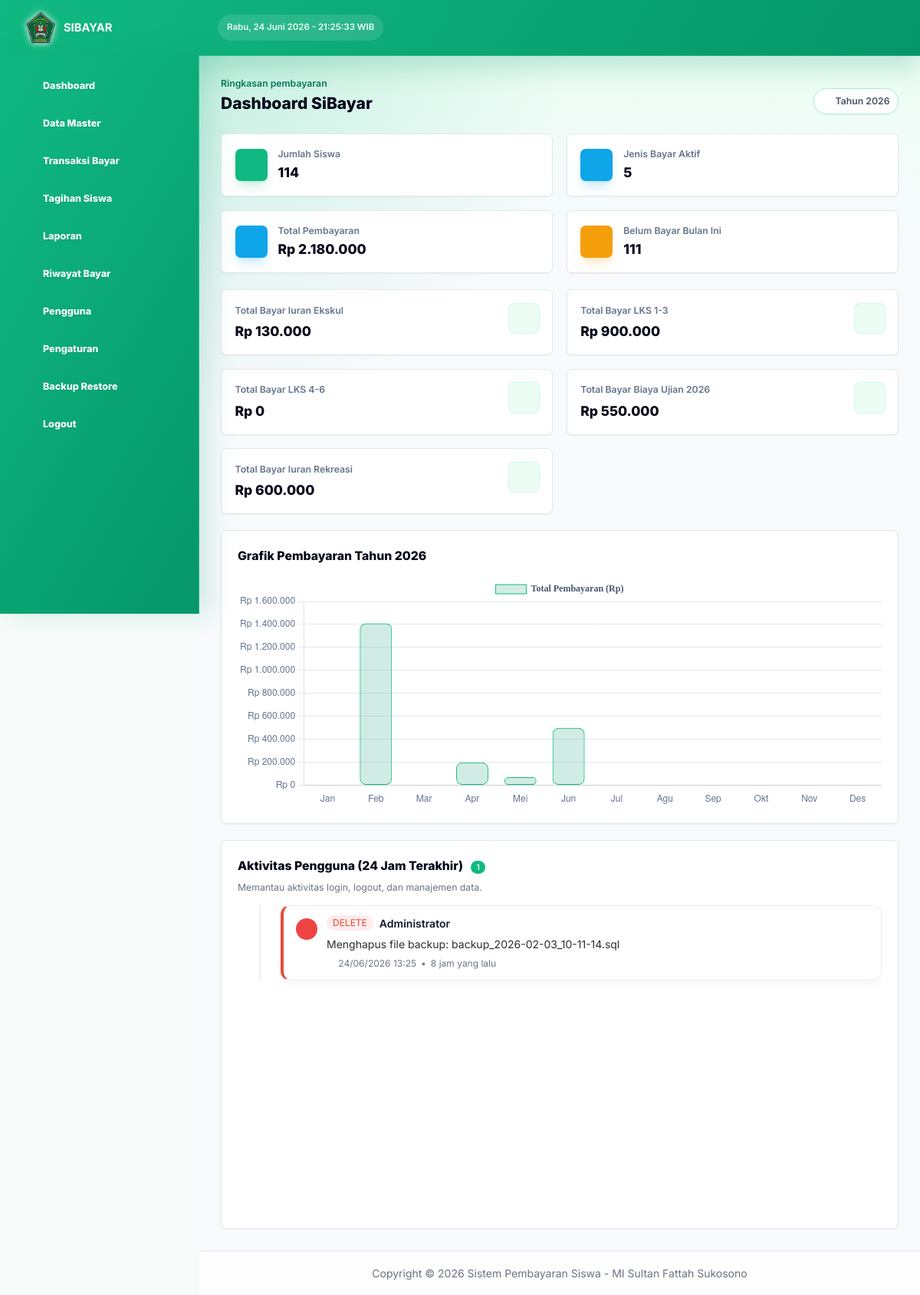
Screenshot of /index.php?v=1782311131 (signed in) with the database file from the repository.
### tables this page shows
CREATE TABLE `jenis_bayar` (
  `id_jenis_bayar` int NOT NULL AUTO_INCREMENT,
  `nama_pembayaran` varchar(50) NOT NULL,
  `nominal` int NOT NULL,
  `tipe_bayar` enum('Bulanan','Cicilan') NOT NULL DEFAULT 'Bulanan',
  `kali_cicilan` int DEFAULT '0',
  `tagihan_kelas` text,
  `status` enum('Aktif','Tidak Aktif') NOT NULL DEFAULT 'Aktif',
  PRIMARY KEY (`id_jenis_bayar`)
);

CREATE TABLE `log_aktivitas` (
  `id_log` int NOT NULL AUTO_INCREMENT,
  `id_pengguna` int DEFAULT NULL,
  `jenis_aktivitas` varchar(50) NOT NULL,
  `deskripsi` text NOT NULL,
  `created_at` datetime DEFAULT CURRENT_TIMESTAMP,
  PRIMARY KEY (`id_log`),
  KEY `id_pengguna` (`id_pengguna`),
  CONSTRAINT `log_aktivitas_ibfk_1` FOREIGN KEY (`id_pengguna`) REFERENCES `pengguna` (`id_pengguna`) ON DELETE SET NULL
);

CREATE TABLE `pengguna` (
  `id_pengguna` int NOT NULL AUTO_INCREMENT,
  `username` varchar(50) NOT NULL,
  `password` varchar(255) NOT NULL,
  `nama_lengkap` varchar(100) NOT NULL,
  `role` enum('admin','petugas') NOT NULL,
  `created_at` timestamp NULL DEFAULT CURRENT_TIMESTAMP,
  `foto` varchar(255) DEFAULT NULL,
  PRIMARY KEY (`id_pengguna`),
  UNIQUE KEY `username` (`username`)
);

### include/activity_helper.php (called while the page is built, shortened)
<?php
function time_ago($timestamp) {
    $time_ago = strtotime($timestamp);
    $current_time = time();
    $time_difference = $current_time - $time_ago;
    $seconds = $time_difference;
    $minutes      = round($seconds / 60);
    $hours        = round($seconds / 3600);
    $days         = round($seconds / 86400);
    $weeks        = round($seconds / 604800);
    $months       = round($seconds / 2629440);
    $years        = round($seconds / 31553280);
    if ($seconds <= 60) {
        return "Baru saja";
    } else if ($minutes <= 60) {
        if ($minutes == 1) {
            return "satu menit yang lalu";
        } else {
            return "$minutes menit yang lalu";
        }
    } else if ($hours <= 24) {
        if ($hours == 1) {
            return "satu jam yang lalu";
        } else {
            return "$hours jam yang lalu";
        }
    } else if ($days <= 7) {
        if ($days == 1) {
            return "kemarin";
        } else {
            return "$days hari yang lalu";
        }
    } else if ($weeks <= 4.3) {
        if ($weeks == 1) {
            return "satu minggu yang lalu";
        } else {
            return "$weeks minggu yang lalu";
        }
    } else if ($months <= 12) {
        if ($months == 1) {
            return "satu bulan yang lalu";
        } else {
            return "$months bulan yang lalu";
        }
    } else {
        if ($years == 1) {
            return "satu tahun yang lalu";
        } else {
            return "$years tahun yang lalu";
        }
    }
}
?>

### index.php (the view, shortened to what this page needs)
<?php
include 'template/header.php';
include 'template/sidebar.php';
if (!isset($_SESSION['last_log_cleanup']) || (time() - (int)$_SESSION['last_log_cleanup']) > 3600) {
    mysqli_query($koneksi, "DELETE FROM log_aktivitas WHERE created_at < NOW() - INTERVAL 24 HOUR");
}
$q_siswa = mysqli_query($koneksi, "SELECT COUNT(*) as total FROM siswa");
$d_siswa = mysqli_fetch_assoc($q_siswa);
$jml_siswa = $d_siswa['total'];
$q_jenis = mysqli_query($koneksi, "SELECT COUNT(*) as total FROM jenis_bayar WHERE status = 'Aktif'");
$d_jenis = mysqli_fetch_assoc($q_jenis);
$jml_jenis = $d_jenis['total'];
$q_bayar = mysqli_query($koneksi, "SELECT SUM(jumlah_bayar) as total FROM pembayaran");
$d_bayar = mysqli_fetch_assoc($q_bayar);
$total_bayar = $d_bayar['total'] ?? 0;
$jenis_totals = [];
$q_jenis_total = mysqli_query($koneksi, "
    SELECT
        jb.id_jenis_bayar,
        jb.nama_pembayaran,
        COALESCE(SUM(p.jumlah_bayar), 0) AS total_bayar_jenis
    FROM jenis_bayar jb
    LEFT JOIN pembayaran p ON p.id_jenis_bayar = jb.id_jenis_bayar
    WHERE jb.status = 'Aktif'
    GROUP BY jb.id_jenis_bayar, jb.nama_pembayaran
    ORDER BY
        CASE
            WHEN LOWER(jb.nama_pembayaran) LIKE '%ekstrakurikuler%' THEN 1
            WHEN LOWER(jb.nama_pembayaran) LIKE '%lks%' THEN 2
            WHEN LOWER(jb.nama_pembayaran) LIKE '%ujian%' THEN 3
            WHEN LOWER(jb.nama_pembayaran) LIKE '%rekreasi%' THEN 4
            ELSE 5
        END,
        jb.nama_pembayaran ASC
");
while ($row = mysqli_fetch_assoc($q_jenis_total)) {
    $jenis_totals[] = $row;
}
$tahun_ini = date('Y');
$start_month = date('Y-m-01');
$next_month = date('Y-m-01', strtotime('+1 month'));
$q_sudah_bayar = mysqli_query($koneksi, "SELECT COUNT(DISTINCT nisn) as total FROM pembayaran WHERE tgl_bayar >= '$start_month' AND tgl_bayar < '$next_month'");
$d_sudah_bayar = mysqli_fetch_assoc($q_sudah_bayar);
$jml_sudah_bayar = $d_sudah_bayar['total'];
$jml_belum_bayar = $jml_siswa - $jml_sudah_bayar;
$chart_labels = ["Jan", "Feb", "Mar", "Apr", "Mei", "Jun", "Jul", "Agu", "Sep", "Okt", "Nov", "Des"];
$chart_data = array_fill(0, 12, 0);
$start_year = $tahun_ini . '-01-01';
$next_year = ((int)$tahun_ini + 1) . '-01-01';
$q_chart = mysqli_query($koneksi, "SELECT MONTH(tgl_bayar) AS bulan, COALESCE(SUM(jumlah_bayar), 0) AS total FROM pembayaran WHERE tgl_bayar >= '$start_year' AND tgl_bayar < '$next_year' GROUP BY MONTH(tgl_bayar)");
while ($r = mysqli_fetch_assoc($q_chart)) {
    $idx = ((int)($r['bulan'] ?? 0)) - 1;
    if ($idx >= 0 && $idx < 12) {
        $chart_data[$idx] = $r['total'] ?? 0;
    }
}
$q_aktivitas_count = mysqli_query($koneksi, "SELECT COUNT(*) AS total FROM log_aktivitas WHERE created_at >= NOW() - INTERVAL 24 HOUR");
$d_aktivitas_count = mysqli_fetch_assoc($q_aktivitas_count);
$jml_aktivitas = $d_aktivitas_count['total'] ?? 0;
$q_aktivitas = mysqli_query($koneksi, "
    SELECT l.*, p.nama_lengkap
    FROM log_aktivitas l
    LEFT JOIN pengguna p ON l.id_pengguna = p.id_pengguna
    WHERE l.created_at >= NOW() - INTERVAL 24 HOUR
    ORDER BY l.created_at DESC
    LIMIT 200
");
?>
<div class="mb-7 flex flex-col gap-2 sm:flex-row sm:items-end sm:justify-between">
    <div>
        <p class="text-sm font-semibold text-emerald-700">Ringkasan pembayaran</p>
        <h1 class="mt-1 text-2xl font-extrabold tracking-normal text-slate-950">Dashboard SiBayar</h1>
    </div>
    <div class="inline-flex w-fit items-center gap-2 rounded-full border border-emerald-200 bg-white px-3 py-2 text-sm font-semibold text-slate-600 shadow-sm">
        <i class="mdi mdi-calendar-clock text-emerald-600"></i>
        Tahun <?= $tahun_ini ?>
    </div>
</div>
<div class="mb-6 grid grid-cols-1 gap-5 sm:grid-cols-2 xl:grid-cols-4">
    <?php
    $summary_cards = [
        ['label' => 'Jumlah Siswa', 'value' => number_format($jml_siswa), 'icon' => 'mdi-account-multiple', 'tone' => 'emerald'],
        ['label' => 'Jenis Bayar Aktif', 'value' => number_format($jml_jenis), 'icon' => 'mdi-receipt-text', 'tone' => 'sky'],
        ['label' => 'Total Pembayaran', 'value' => 'Rp ' . number_format($total_bayar, 0, ',', '.'), 'icon' => 'mdi-cash-multiple', 'tone' => 'violet'],
        ['label' => 'Belum Bayar Bulan Ini', 'value' => number_format($jml_belum_bayar), 'icon' => 'mdi-account-alert', 'tone' => 'amber'],
    ];
    foreach ($summary_cards as $card) :
        $tone_class = [
            'emerald' => 'bg-emerald-500 shadow-emerald-500/20',
            'sky' => 'bg-sky-500 shadow-sky-500/20',
            'violet' => 'bg-sky-500 shadow-sky-500/20',
            'amber' => 'bg-amber-500 shadow-amber-500/20',
        ][$card['tone']];
    ?>
    <div class="rounded-lg border border-slate-200 bg-white px-5 py-5 shadow-sm transition hover:-translate-y-0.5 hover:shadow-lg">
        <div class="flex items-center gap-4">
            <div class="grid h-12 w-12 shrink-0 place-items-center rounded-lg text-white shadow-lg <?= $tone_class ?>">
                <i class="mdi <?= $card['icon'] ?> text-2xl"></i>
            </div>
            <div class="min-w-0">
                <p class="text-sm font-semibold leading-5 text-slate-500"><?= $card['label'] ?></p>
                <h3 class="mt-1 break-words text-xl font-extrabold leading-7 tracking-normal text-slate-950"><?= $card['value'] ?></h3>
            </div>
        </div>
    </div>
    <?php endforeach; ?>
</div>
<div class="mb-6 grid grid-cols-1 gap-5 sm:grid-cols-2 xl:grid-cols-4">
    <?php
    $icon_by_keyword = [
        'ekstrakurikuler' => 'mdi-soccer',
        'lks' => 'mdi-book-open-page-variant',
        'ujian' => 'mdi-file-check',
        'rekreasi' => 'mdi-bus',
    ];
    foreach ($jenis_totals as $jenis_item) :
        $nama_jenis = $jenis_item['nama_pembayaran'];
        $nama_jenis_tampil = preg_replace('/ekstrakurikuler/i', 'Ekskul', $nama_jenis);
        $nama_lower = strtolower($nama_jenis);
        $icon = 'mdi-cash';
        foreach ($icon_by_keyword as $keyword => $mapped_icon) {
            if (strpos($nama_lower, $keyword) !== false) {
                $icon = $mapped_icon;
                break;
            }
        }
    ?>
    <div class="rounded-lg border border-slate-200 bg-white p-5 shadow-sm transition hover:-translate-y-0.5 hover:shadow-lg">
        <div class="flex items-start justify-between gap-4">
            <div class="min-w-0">
                <p class="truncate text-sm font-semibold text-slate-500" title="Total Bayar <?= htmlspecialchars($nama_jenis_tampil) ?>">
                    Total Bayar <?= htmlspecialchars($nama_jenis_tampil) ?>
                </p>
                <h3 class="mt-2 break-words text-xl font-extrabold tracking-normal text-slate-950">
                    Rp <?= number_format($jenis_item['total_bayar_jenis'], 0, ',', '.') ?>
                </h3>
            </div>
            <div class="grid h-11 w-11 shrink-0 place-items-center rounded-lg bg-emerald-50 text-emerald-700 ring-1 ring-emerald-100">
                <i class="mdi <?= $icon ?> text-2xl"></i>
            </div>
        </div>
    </div>
    <?php endforeach; ?>
</div>
<div class="mb-6 grid grid-cols-1 gap-5">
    <div class="rounded-lg border border-slate-200 bg-white p-6 shadow-sm">
            <h4 class="mb-4 text-lg font-extrabold tracking-normal text-slate-950">Grafik Pembayaran Tahun <?= $tahun_ini ?></h4>
            <div style="position: relative; height: 300px; width: 100%;">
                <canvas id="pembayaranChart"></canvas>
            </div>
    </div>
</div>
<div class="grid grid-cols-1 gap-5">
    <div class="rounded-lg border border-slate-200 bg-white p-6 shadow-sm">
            <h4 class="mb-2 text-lg font-extrabold tracking-normal text-slate-950">
                Aktivitas Pengguna (24 Jam Terakhir)
                <span class="inline-flex px-2 py-0.5 text-xs font-medium rounded-full bg-primary text-white ml-2"><?= $jml_aktivitas ?></span>
            </h4>
            <p class="text-gray-500 text-sm mb-4">Memantau aktivitas login, logout, dan manajemen data.</p>
            <div class="h-[400px] overflow-y-auto overflow-x-hidden">
                    <ul class="activity-timeline">
                        <?php if ($jml_aktivitas > 0) : ?>
                            <?php while ($row = mysqli_fetch_assoc($q_aktivitas)) :
                                $jenis = $row['jenis_aktivitas'];
                                $icon = 'mdi-information';
                                $bg_color = 'bg-sky-500';
                                if ($jenis == 'Login') {
                                    $icon = 'mdi-login';
                                    $bg_color = 'bg-emerald-500';
                                } elseif ($jenis == 'Logout') {
                                    $icon = 'mdi-logout';
                                    $bg_color = 'bg-gray-500';
                                } elseif ($jenis == 'Create') {
                                    $icon = 'mdi-plus-circle';
                                    $bg_color = 'bg-primary';
                                } elseif ($jenis == 'Update') {
                                    $icon = 'mdi-pencil';
                                    $bg_color = 'bg-amber-500';
                                } elseif ($jenis == 'Delete') {
                                    $icon = 'mdi-delete';
                                    $bg_color = 'bg-red-500';
                                }
                            ?>
                            <li class="type-<?= $jenis ?>">
                                <div class="activity-item-card">
                                    <div class="activity-icon <?= $bg_color ?>">
                                        <i class="mdi <?= $icon ?>"></i>
                                    </div>
                                    <div class="activity-content">
                                        <div class="activity-header">
                                            <span class="badge-type"><?= strtoupper($jenis) ?></span>
                                            <span class="activity-title"><?= $row['nama_lengkap'] ?></span>
                                        </div>
                                        <div class="activity-desc"><?= $row['deskripsi'] ?></div>
                                        <div class="activity-meta">
                                            <i class="mdi mdi-clock"></i>
                                            <span><?= date('d/m/Y H:i', strtotime($row['created_at'])) ?></span>
                                            <span>&bull;</span>
                                            <span><?= time_ago($row['created_at']) ?></span>
                                        </div>
                                    </div>
                                </div>
                            </li>
                            <?php endwhile; ?>
                        <?php else : ?>
                            <li>
                                <p class="text-center text-gray-500">Belum ada aktivitas dalam 24 jam terakhir.</p>
                            </li>
                        <?php endif; ?>
                    </ul>
                </div>
            </div>
        </div>
<?php include 'template/footer.php'; ?>
<script>
    document.addEventListener("DOMContentLoaded", function() {
        var ctx = document.getElementById('pembayaranChart').getContext('2d');
        var myChart = new Chart(ctx, {
            type: 'bar',
            data: {
                labels: <?= json_encode($chart_labels) ?>,
                datasets: [{
                    label: 'Total Pembayaran (Rp)',
                    data: <?= json_encode($chart_data) ?>,
                    backgroundColor: 'rgba(5, 150, 105, 0.18)',
                    borderColor: '#10b981',
                    borderRadius: 8,
                    borderSkipped: false,
                    borderWidth: 1,
                    maxBarThickness: 42
                }]
            },
            options: {
                animation: false,
                plugins: {
                    legend: {
                        labels: {
                            color: '#475569',
                            font: { family: 'Inter', weight: '600' }
                        }
                    }
                },
                scales: {
                    y: {
                        beginAtZero: true,
                        grid: { color: '#e2e8f0' },
                        ticks: {
                            color: '#64748b',
                            callback: function(value, index, values) {
                                return 'Rp ' + value.toString().replace(/\B(?=(\d{3})+(?!\d))/g, ".");
                            }
                        }
                    },
                    x: {
                        grid: { display: false },
                        ticks: { color: '#64748b' }
                    }
                },
                responsive: true,
                maintainAspectRatio: false
            }
        });
    });
</script>

### rows the page displays
jenis_bayar: nama_pembayaran "Iuran Ekskul", total_bayar_jenis "130.000"
jenis_bayar: nama_pembayaran "LKS 1-3", total_bayar_jenis "900.000"
jenis_bayar: nama_pembayaran "LKS 4-6", total_bayar_jenis "0"
jenis_bayar: nama_pembayaran "Biaya Ujian 2026", total_bayar_jenis "550.000"
jenis_bayar: nama_pembayaran "Iuran Rekreasi", total_bayar_jenis "600.000"
log_aktivitas: jenis_aktivitas "DELETE", id_pengguna.nama_lengkap "Administrator", deskripsi "Menghapus file backup: backup_2026-02-03_10-11-14.sql", created_at "24/06/2026 13:25", created_at "8 jam yang lalu"

### other values shown
$card['label'] "Jumlah Siswa"
$card['value'] "114"
$card['label'] "Jenis Bayar Aktif"
$card['value'] "5"
$card['label'] "Total Pembayaran"
$card['value'] "Rp 2.180.000"
$card['label'] "Belum Bayar Bulan Ini"
$card['value'] "111"
$jml_aktivitas "1"
chart data {{ json_encode($chart_labels) }} ["Jan","Feb","Mar","Apr","Mei","Jun","Jul","Agu","Sep","Okt","Nov","Des"]
chart data {{ json_encode($chart_data) }} [0,"1410000",0,"200000","70000","500000",0,0,0,0,0,0]
